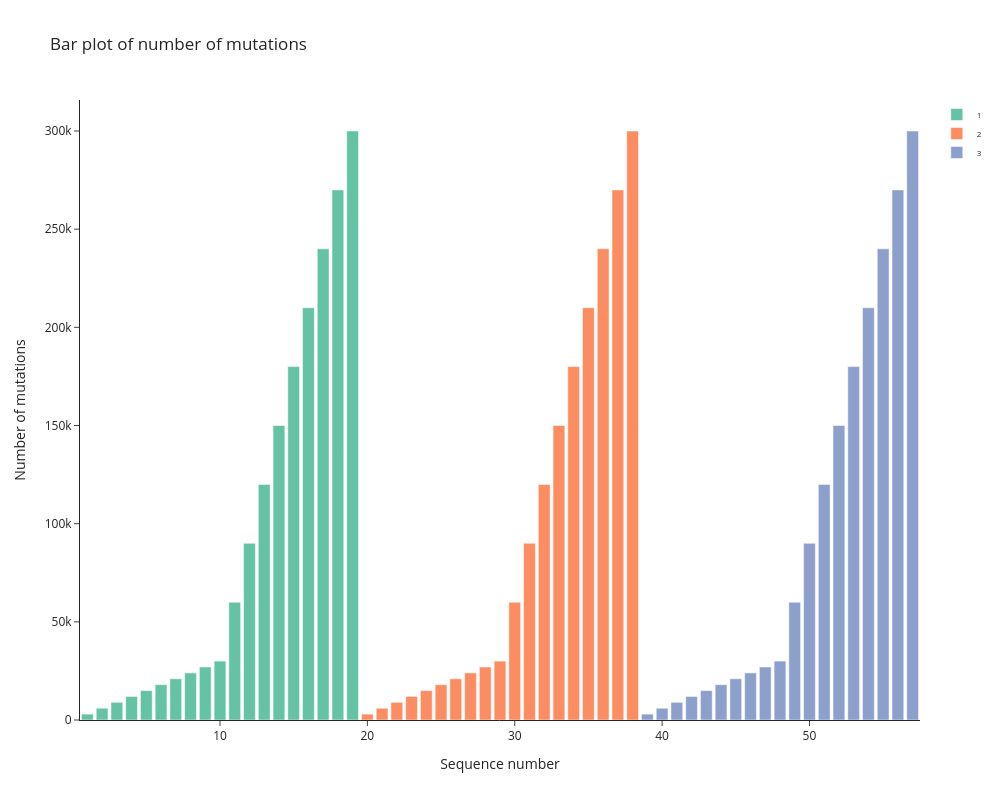

Write notebook code for a chart like this one.
### Code cell
plotly_bar(psnp_dataframe2)

### Figure 1 — Plotly figure (JSON) as saved in the notebook; plotly's stock layout.template omitted (floating-point values rounded to 4 significant figures)
{"data": [{"marker": {"color": "rgb(102,194,165)"}, "name": "1", "type": "bar", "visible": true, "x": [1, 2, 3, 4, 5, 6, 7, 8, 9, 10, 11, 12, 13, 14, 15, 16, 17, 18, 19], "y": [3000, 6000, 9000, 12000, 15000, 18000, 21000, 24000, 27000, 30000, 60000, 90000, 120000, 150000, 180000, 210000, 240000, 270000, 300000]}, {"marker": {"color": "rgb(252,141,98)"}, "name": "2", "type": "bar", "visible": true, "x": [20, 21, 22, 23, 24, 25, 26, 27, 28, 29, 30, 31, 32, 33, 34, 35, 36, 37, 38], "y": [3000, 6000, 9000, 12000, 15000, 18000, 21000, 24000, 27000, 30000, 60000, 90000, 120000, 150000, 180000, 210000, 240000, 270000, 300000]}, {"marker": {"color": "rgb(141,160,203)"}, "name": "3", "type": "bar", "visible": true, "x": [39, 40, 41, 42, 43, 44, 45, 46, 47, 48, 49, 50, 51, 52, 53, 54, 55, 56, 57], "y": [3000, 6000, 9000, 12000, 15000, 18000, 21000, 24000, 27000, 30000, 60000, 90000, 120000, 150000, 180000, 210000, 240000, 270000, 300000]}], "layout": {"height": 800, "legend": {"font": {"size": 8}}, "showlegend": true, "title": {"text": "Bar plot of number of mutations"}, "width": 1000, "xaxis": {"title": {"text": "Sequence number"}}, "yaxis": {"title": {"text": "Number of mutations"}}}}
